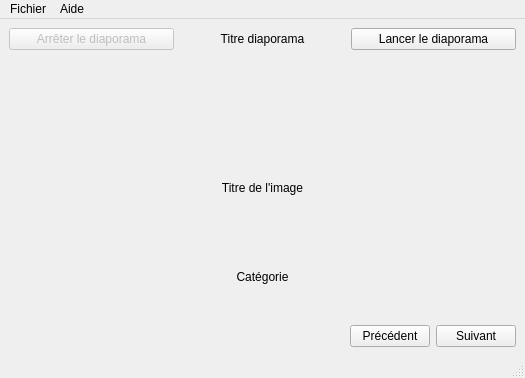
<?xml version="1.0" encoding="UTF-8"?>
<ui version="4.0">
 <class>LecteurVue</class>
 <widget class="QMainWindow" name="LecteurVue">
  <property name="geometry">
   <rect>
    <x>0</x>
    <y>0</y>
    <width>525</width>
    <height>378</height>
   </rect>
  </property>
  <property name="windowTitle">
   <string>LecteurVue</string>
  </property>
  <widget class="QWidget" name="centralwidget">
   <layout class="QVBoxLayout" name="verticalLayout" stretch="0,0,0">
    <item>
     <layout class="QHBoxLayout" name="hLayoutTop">
      <item>
       <widget class="QPushButton" name="bArretDiapo">
        <property name="enabled">
         <bool>false</bool>
        </property>
        <property name="text">
         <string>Arrêter le diaporama</string>
        </property>
       </widget>
      </item>
      <item>
       <widget class="QLabel" name="titreDiapo">
        <property name="text">
         <string>Titre diaporama</string>
        </property>
        <property name="alignment">
         <set>Qt::AlignCenter</set>
        </property>
       </widget>
      </item>
      <item>
       <widget class="QPushButton" name="bLancerDiapo">
        <property name="text">
         <string>Lancer le diaporama</string>
        </property>
       </widget>
      </item>
     </layout>
    </item>
    <item>
     <layout class="QVBoxLayout" name="vLayoutContent" stretch="0,0,0">
      <item>
       <widget class="QLabel" name="image">
        <property name="enabled">
         <bool>true</bool>
        </property>
        <property name="sizePolicy">
         <sizepolicy hsizetype="Minimum" vsizetype="Minimum">
          <horstretch>0</horstretch>
          <verstretch>0</verstretch>
         </sizepolicy>
        </property>
        <property name="minimumSize">
         <size>
          <width>0</width>
          <height>0</height>
         </size>
        </property>
        <property name="maximumSize">
         <size>
          <width>16777215</width>
          <height>16777215</height>
         </size>
        </property>
        <property name="layoutDirection">
         <enum>Qt::LeftToRight</enum>
        </property>
        <property name="text">
         <string/>
        </property>
        <property name="pixmap">
         <pixmap>../cartesDisney/Disney_0.gif</pixmap>
        </property>
        <property name="scaledContents">
         <bool>false</bool>
        </property>
        <property name="alignment">
         <set>Qt::AlignCenter</set>
        </property>
       </widget>
      </item>
      <item>
       <widget class="QLabel" name="titreImage">
        <property name="layoutDirection">
         <enum>Qt::LeftToRight</enum>
        </property>
        <property name="text">
         <string>Titre de l'image</string>
        </property>
        <property name="alignment">
         <set>Qt::AlignCenter</set>
        </property>
       </widget>
      </item>
      <item>
       <widget class="QLabel" name="categorie">
        <property name="sizePolicy">
         <sizepolicy hsizetype="Minimum" vsizetype="Minimum">
          <horstretch>0</horstretch>
          <verstretch>0</verstretch>
         </sizepolicy>
        </property>
        <property name="text">
         <string>Catégorie</string>
        </property>
        <property name="alignment">
         <set>Qt::AlignCenter</set>
        </property>
       </widget>
      </item>
     </layout>
    </item>
    <item>
     <layout class="QHBoxLayout" name="hLayoutBottom">
      <property name="sizeConstraint">
       <enum>QLayout::SetDefaultConstraint</enum>
      </property>
      <item>
       <spacer name="horizontalSpacer">
        <property name="orientation">
         <enum>Qt::Horizontal</enum>
        </property>
        <property name="sizeHint" stdset="0">
         <size>
          <width>40</width>
          <height>20</height>
         </size>
        </property>
       </spacer>
      </item>
      <item>
       <widget class="QPushButton" name="bPrecedent">
        <property name="text">
         <string>Précédent</string>
        </property>
       </widget>
      </item>
      <item>
       <widget class="QPushButton" name="bSuivant">
        <property name="enabled">
         <bool>true</bool>
        </property>
        <property name="text">
         <string>Suivant</string>
        </property>
       </widget>
      </item>
     </layout>
    </item>
   </layout>
  </widget>
  <widget class="QMenuBar" name="menubar">
   <property name="geometry">
    <rect>
     <x>0</x>
     <y>0</y>
     <width>525</width>
     <height>22</height>
    </rect>
   </property>
   <widget class="QMenu" name="menuFichier">
    <property name="title">
     <string>Fichier</string>
    </property>
    <widget class="QMenu" name="menuParam_tres">
     <property name="title">
      <string>Paramètres</string>
     </property>
     <addaction name="actionCharger_diaporama"/>
    </widget>
    <addaction name="menuParam_tres"/>
    <addaction name="separator"/>
    <addaction name="actionQuitter"/>
   </widget>
   <widget class="QMenu" name="menuAide">
    <property name="title">
     <string>Aide</string>
    </property>
    <addaction name="actionA_propos_de"/>
   </widget>
   <addaction name="menuFichier"/>
   <addaction name="menuAide"/>
  </widget>
  <widget class="QStatusBar" name="statusbar"/>
  <action name="actionQuitter">
   <property name="text">
    <string>Quitter</string>
   </property>
  </action>
  <action name="actionCharger_diaporama">
   <property name="text">
    <string>Charger diaporama</string>
   </property>
  </action>
  <action name="actionA_propos_de">
   <property name="text">
    <string>A propos de</string>
   </property>
  </action>
 </widget>
 <resources/>
 <connections/>
</ui>
